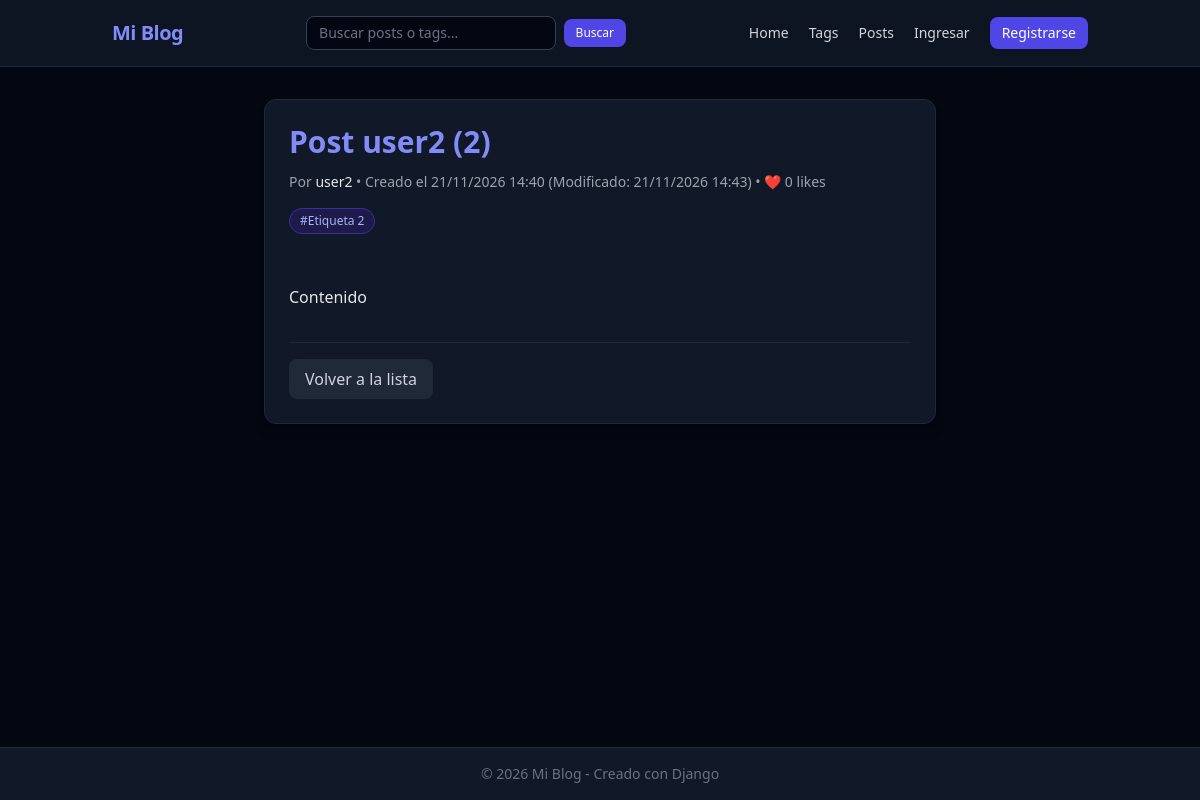
Screenshot of /posts/6/ with the database file from the repository.
### blogs_django/models.py (models this page shows, shortened)
class Post(models.Model):
	POST_TYPES = [
		("borrador", "Borrador"),
		("publicado", "Publicado"),
		("archivado", "Archivado"),
	]
	"""Representa un posteo o entrada dentro de la plataforma."""
	title = models.CharField(max_length=200)
	author = models.ForeignKey(User, on_delete=models.CASCADE, related_name='posts')
	content = models.TextField()
	image = models.FileField(upload_to='posts/', blank=True, null=True)
	likes = models.PositiveIntegerField(default=0)
	tags = models.ManyToManyField(Tag, related_name='posts', blank=True)
	created_at = models.DateTimeField(auto_now_add=True)
	modified_at = models.DateTimeField(auto_now=True)
	type = models.CharField(
		max_length=20,
		choices=POST_TYPES,
		default='borrador',
	)

class Tag(models.Model):
	name = models.CharField(max_length=50, unique=True)

### blogs_django/views.py (the view)
# urls.py: path('posts/<int:post_id>/', views.post, name='post'),
def post(request, post_id):
    post = get_object_or_404(Post, id=post_id)
    if post.type != 'publicado' and post.author != request.user:
        messages.error(request, "Esta publicación no está disponible públicamente.")
        return redirect('blogs_django:posts')
    return render(request, 'blogs_django/post.html', {'post': post})

### blogs_django/templates/blogs_django/post.html (shortened to what this page needs)
{% extends "blogs_django/base.html" %}
{% block content %}
<div class="max-w-2xl mx-auto bg-gray-900 border border-gray-800 rounded-xl p-6 shadow-lg">
    <h1 class="text-3xl font-bold mb-3 text-indigo-400">{{ post.title }}</h1>
    <div class="text-sm text-gray-400 mb-4 flex items-center space-x-2">
        <span>
            Por <span class="text-gray-200 font-medium">{{ post.author }}</span> •
            Creado el {{ post.created_at|date:"d/m/Y H:i" }}
            {% if post.modified_at != post.created_at %}
                (Modificado: {{ post.modified_at|date:"d/m/Y H:i" }})
            {% endif %}
            • ❤️ {{ post.likes }} likes
        </span>
    </div>
    {% if post.tags.all %}
        <div class="flex flex-wrap gap-2 mb-6">
            {% for tag in post.tags.all %}
                <a href="{% url 'blogs_django:tag' tag.id %}" class="text-xs px-2.5 py-1 rounded-full bg-indigo-950 text-indigo-300 border border-indigo-800 hover:bg-indigo-900">
                    #{{ tag.name }}
                </a>
            {% endfor %}
        </div>
    {% endif %}
    <div class="text-gray-200 space-y-4 mb-8 leading-relaxed whitespace-pre-line">
        {{ post.content }}
    </div>
    <div class="border-t border-gray-800 pt-4 flex items-center justify-between">
        <div class="flex space-x-3">
            <a href="{% url 'blogs_django:posts' %}" class="px-4 py-2 bg-gray-800 hover:bg-gray-700 text-gray-300 font-medium rounded-lg transition-colors">
                Volver a la lista
            </a>
        </div>
    </div>
</div>
{% endblock content %}

### rows the page displays
Post: title "Post user2 (2)", author "user2", created_at "21/11/2026 14:40", modified_at "21/11/2026 14:43", likes "0", content "Contenido"
Tag: name "Etiqueta 2"
